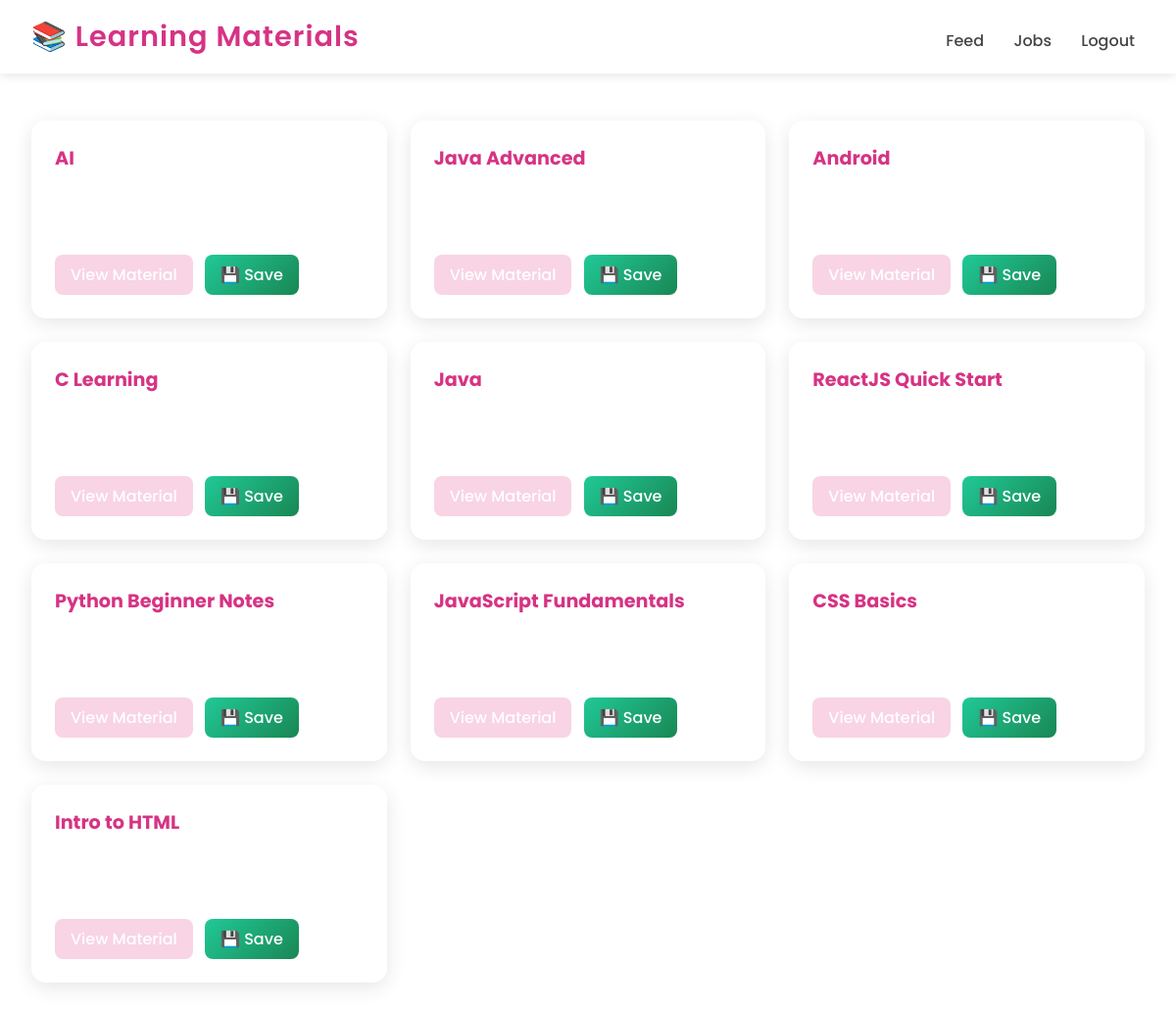
The page /materials/ (signed in) on the database its author committed.
### main/models.py (models this page shows, shortened)
class Material(models.Model):
    title = models.CharField(max_length=100)
    category = models.CharField(max_length=50)
    description = models.TextField(blank=True)
    link = models.URLField(blank=True)
    file = models.FileField(upload_to='materials/', blank=True, null=True)
    uploaded_by = models.ForeignKey(User, on_delete=models.CASCADE)
    created_at = models.DateTimeField(auto_now_add=True)

### main/views.py (the view)
# urls.py: path('materials/', views.materials, name='materials'),
@login_required
def materials(request):
    materials_list = Material.objects.all().order_by('-created_at')
    return render(request, 'materials.html', {'materials': materials_list})

### main/templates/materials.html (shortened to what this page needs)
{% load static %}
<!DOCTYPE html>
<html lang="en">
<head>
  <link rel="stylesheet" href="{% static 'css/style.css' %}">
</head>
<body>
  <header>
    <h1>📚 Learning Materials</h1>
    <nav>
      <a href="/">Feed</a>
      <a href="/jobs/">Jobs</a>
      <a href="/logout/">Logout</a>
    </nav>
  </header>
  <div class="feed">
    {% for material in materials %}
      <div class="material">
        <h3>{{ material.title }}</h3>
        <p>{{ material.description }}</p>
        <a href="{{ material.link }}" target="_blank">View Material</a>
        <a href="{% url 'save_material' material.id %}" class="save">💾 Save</a>
      </div>
    {% empty %}
      <p class="empty-text">No materials yet 📖</p>
    {% endfor %}
  </div>
</body>
</html>

### main/static/css/style.css (style rules this page uses)
:root { --primary: #e671b8; --light-bg: #f6f2f8; --accent: #f8d4e4; --text: #333; }
* { margin: 0; padding: 0; box-sizing: border-box; font-family: 'Poppins', sans-serif; }
body { background-color: var(--light-bg); color: var(--text); }
header { background-color: var(--primary); color: white; padding: 1rem 0; box-shadow: 0 2px 10px rgba(0,0,0,0.1); text-align: center; }
header h1 { font-weight: 600; font-size: 1.8rem; letter-spacing: 1px; }
nav { margin-top: 8px; }
nav a { color: white; text-decoration: none; margin: 0 10px; font-weight: 500; }
.feed { display: grid; grid-template-columns: repeat(auto-fit, minmax(280px, 1fr)); gap: 15px; padding: 20px; }
.post, .job, .material { background: white; border-radius: 12px; box-shadow: 0 2px 8px rgba(0,0,0,0.1); padding: 20px; transition: transform 0.2s ease-in-out; }
.job a, .material a { display: inline-block; margin-top: 10px; padding: 8px 12px; background: var(--accent); color: #333; text-decoration: none; border-radius: 6px; font-weight: 500; }
header { background: rgba(255, 255, 255, 0.9); padding: 1rem 2rem; display: flex; justify-content: space-between; align-items: center; box-shadow: 0 2px 10px rgba(0,0,0,0.05); }
header h1 { color: #d63384; font-size: 1.8rem; }
nav a { margin-left: 1rem; text-decoration: none; color: #444; font-weight: 500; transition: color 0.3s ease; }
header { text-align: center; margin-bottom: 1rem; }
header h1 { color: #d63384; font-size: 2rem; font-weight: 600; }

### main/templates/materials.html (style rules this page uses)
body { margin: 0; font-family: 'Poppins', sans-serif; background: url('https://images.unsplash.com/photo-1503676260728-1c00da094a0b?auto=format&fit=crop&w=1600&q=80') no-repeat center center/cover; min-height: 100vh; backdrop-filter: blur(3px); color: #333; }
header { background: rgba(255, 255, 255, 0.9); backdrop-filter: blur(6px); padding: 1rem 2rem; display: flex; justify-content: space-between; align-items: center; box-shadow: 0 2px 10px rgba(0,0,0,0.1); }
header h1 { color: #d63384; font-size: 1.8rem; margin: 0; }
nav a { margin-left: 1rem; text-decoration: none; color: #444; font-weight: 500; transition: color 0.3s ease; }
.feed { display: grid; grid-template-columns: repeat(auto-fit, minmax(280px, 1fr)); gap: 1.5rem; padding: 2rem; }
.material { background: rgba(255, 255, 255, 0.9); border-radius: 15px; padding: 1.5rem; box-shadow: 0 5px 20px rgba(0,0,0,0.1); transition: transform 0.3s ease, box-shadow 0.3s ease; position: relative; }
.material h3 { color: #d63384; margin-top: 0; font-size: 1.2rem; }
.material p { margin: 0.5rem 0 1rem; color: #555; font-size: 0.95rem; min-height: 50px; }
.material a { display: inline-block; padding: 0.5rem 1rem; margin-right: 0.5rem; border-radius: 8px; font-weight: 500; text-decoration: none; color: white; transition: 0.3s; }
.material a.save { background: linear-gradient(135deg, #20c997, #198754); }

### rows shown on the page
Material: title "AI"
Material: title "Java Advanced"
Material: title "Android"
Material: title "C Learning"
Material: title "Java"
Material: title "ReactJS Quick Start"
Material: title "Python Beginner Notes"
Material: title "JavaScript Fundamentals"
Material: title "CSS Basics"
Material: title "Intro to HTML"
